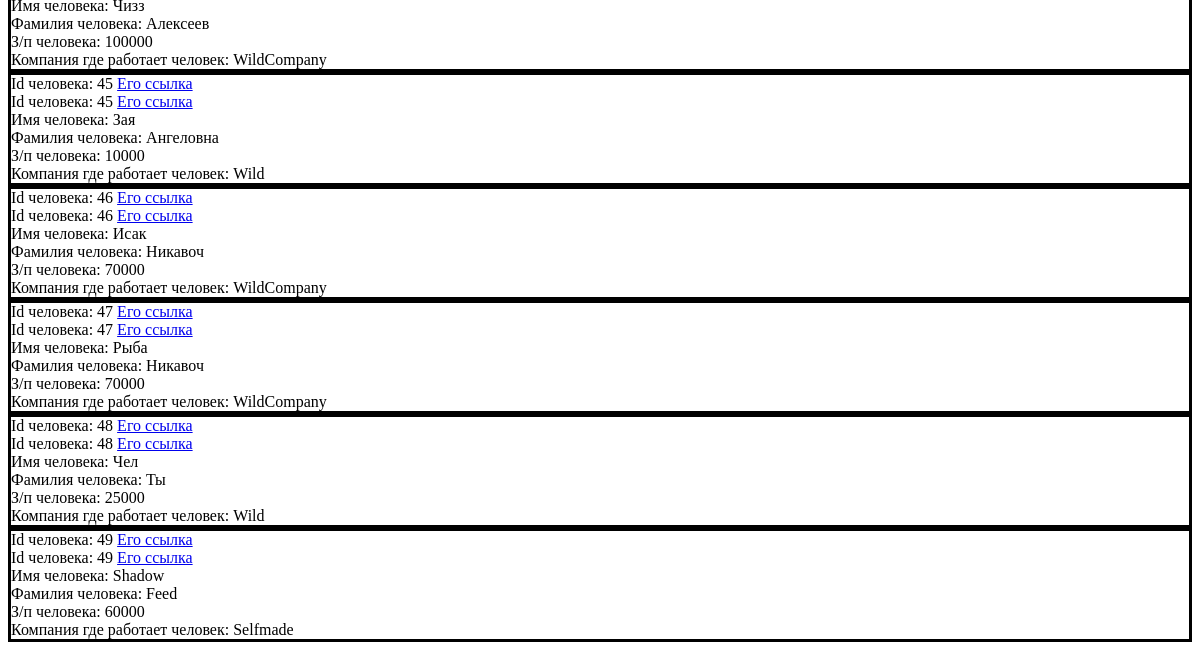
The app's page / (lower part), older data.
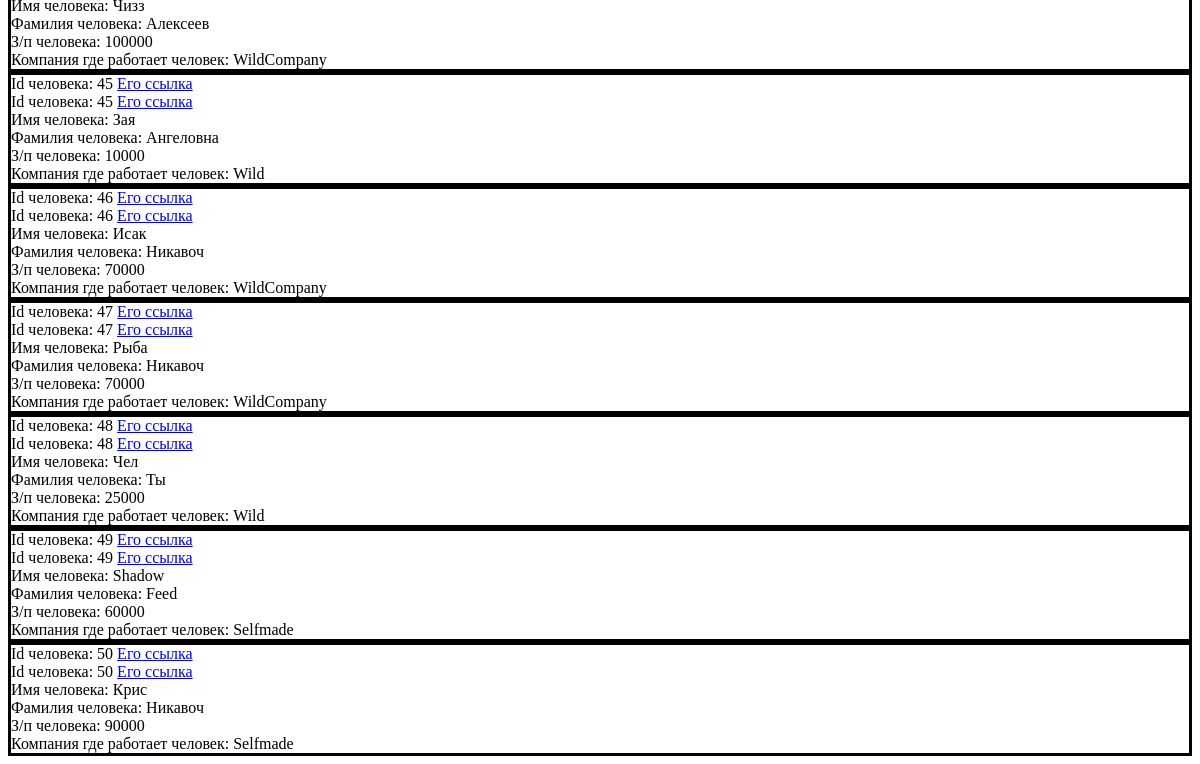
The same page, newer data.
### Myapp1/models.py (models this page shows, shortened)
class Person(models.Model):
    first_name = models.CharField(max_length=30, blank=False)
    last_name = models.CharField(max_length=30, blank=False)
    salary = models.IntegerField(default=25000, blank=False)
    company = models.CharField(max_length=25)
    user = models.ForeignKey(User, verbose_name='Пользователь', default=2, on_delete=models.CASCADE )
    def get_absolute_url(self):
        return reverse('persons', kwargs={'personsid': self.pk})

### Myapp1/views.py (the view)
# urls.py: path('', MainPage, name='home'),
def MainPage(request):
    users_info = Person.objects.all()
    title = "MainPage"
    return render(request, 'MainPage.html', locals())

### templates/MainPage.html (shortened to what this page needs)
{% extends 'base.html'%}
{% block content %}
<a href="http://127.0.0.1:8000/usercreate/">Ссылка на users-create</a><br>
{% for i in users_info %}
<tr class='success'> <div class="users-info">
    <td>Id человека: {{ i.id }} <a href="{% url 'persons' i.id %}">Его ссылка</a></td><br>
    <td>Id человека: {{ i.id }} <a href="{{ i.get_absolute_url }}">Его ссылка</a></td><br>
    <td>Имя человека: {{ i.first_name }}</td><br>
    <td>Фамилия человека: {{ i.last_name }}</td><br>
    <td>З/п человека: {{ i.salary }}</td><br>
    <td>Компания где работает человек: {{ i.company }}</td><br>
</tr></div>
    {% endfor %}
{% endblock %}

Row changes from the older to the newer data that the page shows:
added Person: id "50", first_name "Крис", last_name "Никавоч", salary "90000", company "Selfmade"
